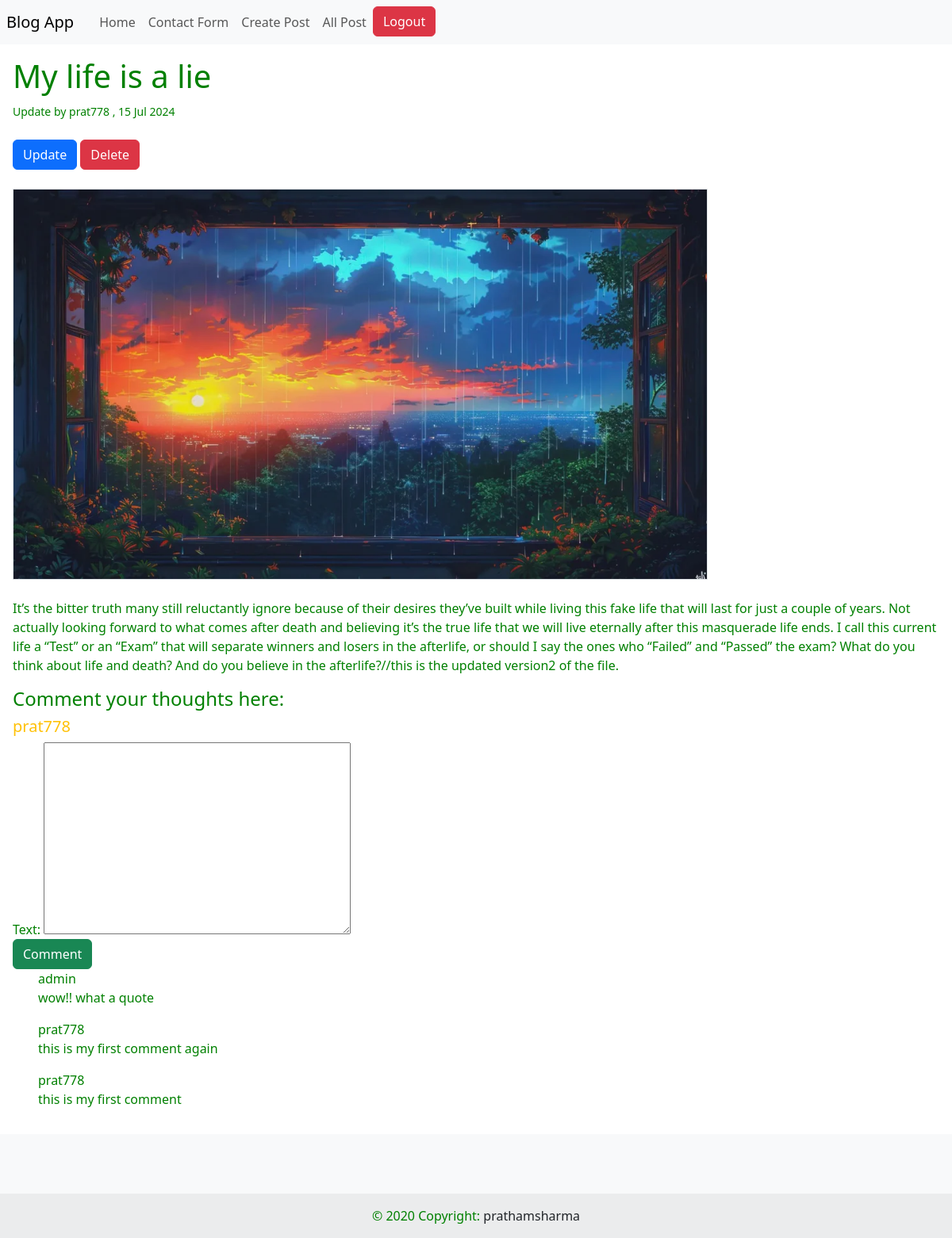
Screenshot of /posts/my-life-is-a-lie (signed in) with the database file from the repository.
### myblog/models.py (models this page shows, shortened)
class Post(models.Model):
    Title = models.CharField(max_length=50)
    Token = models.CharField(max_length=100)
    Slug = models.SlugField(unique=True)
    Content=models.TextField(validators=[MinLengthValidator(10)])
    Image = models.ImageField(upload_to="Imgs",null=True)
    Author = models.ForeignKey(User,on_delete=models.CASCADE)
    Date = models.DateField(auto_now=True)

class Comments(models.Model):
    user = models.ForeignKey(User,on_delete=models.CASCADE)
    text = models.TextField(max_length=200)
    post = models.ForeignKey(Post,on_delete=models.CASCADE)

### myblog/views.py (the view, shortened to what this page needs)
# urls.py: path('posts/<slug:slug>',postdetail.as_view(),name="postdetails"),
class postdetail(LoginRequiredMixin,DetailView):
    data={}
    def get(self,request,slug):
        mypost = Post.objects.get(Slug=slug)
        data={
            'post':mypost,
            'comments':CommentForm(),
            'allcomments':Comments.objects.filter(post=mypost).order_by('-id')
        }
        return render(request,'postdetail.html',data)

### myblog/forms.py
class CommentForm(forms.ModelForm):
    class Meta:
        model = Comments
        exclude=['post','user']

### templates/postdetail.html (shortened to what this page needs)
{% extends "base.html" %}
{% block content %}
<main class="h-100 p-3">
    <h1>{{post.Title | capfirst}}</h1>
    <p>
        <small>
            Update by {{post.Author}} , {{post.Date | date:'d M Y'}}
        </small>
    </p>
    {% if user.is_authenticated %}
   {% if user.id == post.Author.id %}
   <div class="my-4">
    <button class="btn btn-primary"><a href="{% url "updatepost" post.Slug %}" class="text-white">Update</a></button>
    <button class="btn btn-danger"><a href="{% url "deletepost" post.Slug %}" class="text-white">Delete<a/></button>
   </div>
   {% endif %}
   {% endif %}
    <img src="{{post.Image.url}}" class="w-75 border " alt="{{post.Title}}">
   <p class="mt-4">
    {{post.Content | capfirst| linebreaks}}
   </p>
   <div>
    <h4>Comment your thoughts here:</h4>
   </div>
   <form action="{% url "postdetails" post.Slug %}" method="post">
    <h5 class="text-warning">{{request.user}}</h5>
    {{comments}}
    <button type="submit" class="btn btn-success">Comment</button>
   </form>
   <section>
    {% for com in allcomments %}
    <ul>
        <li>{{com.user.username}}</li>
        <li>{{com.text}}</li>
    </ul>
    {% endfor %}
   </section>
</main>
{% endblock content %}

### static/css/base.css (style rules this page uses)
* { margin: 0; padding: 0; box-sizing: border-box; color: green; }
a { text-decoration: none !important; }
li { list-style: none; }

### rows the page displays
Post: Title "My life is a lie", Author "prat778", Date "15 Jul 2024", Image (picture), Content "It’s the bitter truth many still reluctantly ignore because of their desires they’ve built while living this fake life that will last for just a couple of years. Not actually looking forward to what comes after death and believing it’s the true life that we will live eternally after this masquerade life ends. I call this current life a “Test” or an “Exam” that will separate winners and losers in the afterlife, or should I say the ones who “Failed” and “Passed” the exam? What do you think about life and death? And do you believe in the afterlife?//this is the updated version2 of the file."
Comments: user.username "admin", text "wow!! what a quote"
Comments: user.username "prat778", text "this is my first comment again"
Comments: user.username "prat778", text "this is my first comment"

### other values shown
{{ request.user }} "prat778"
